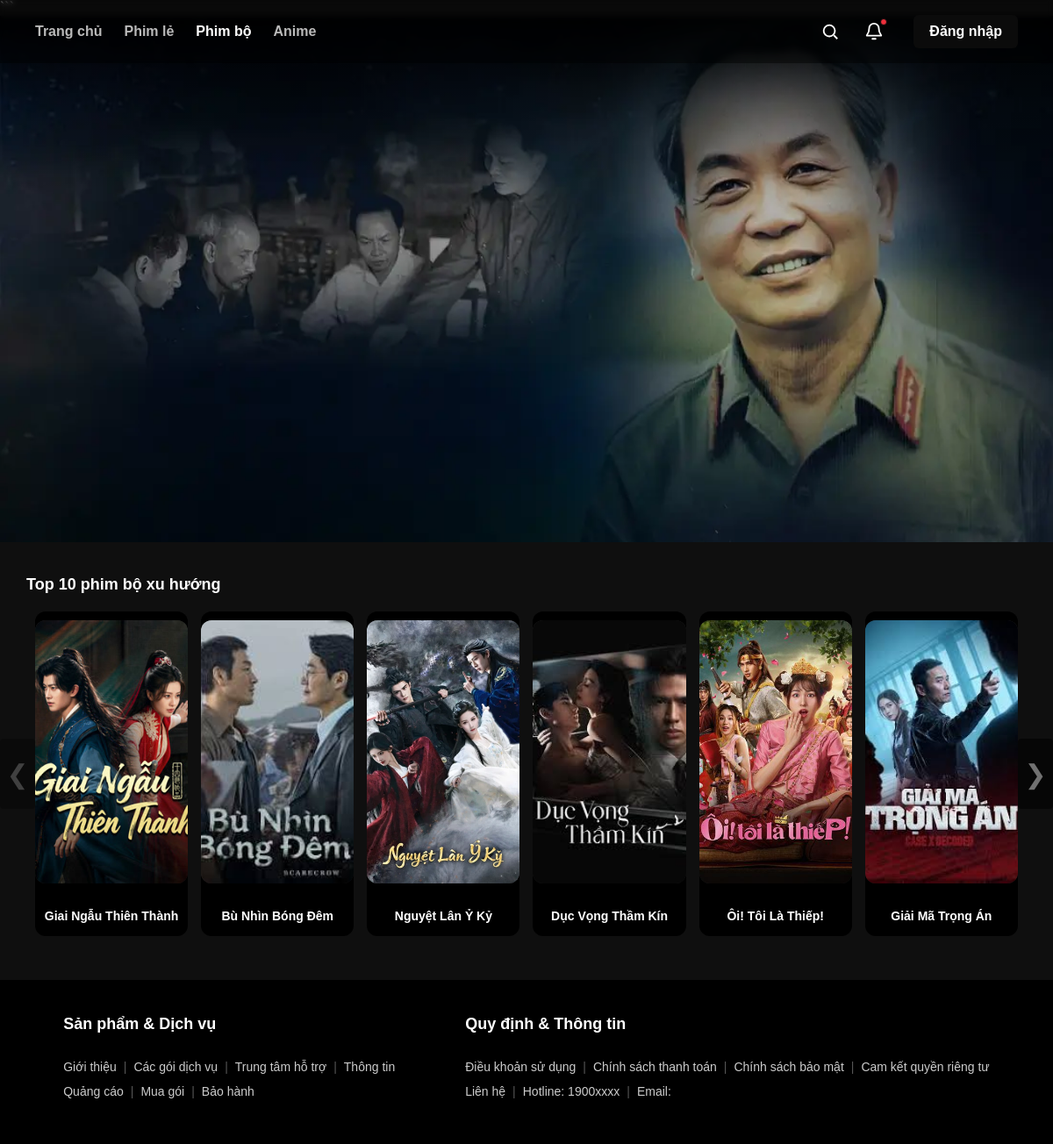
Page /phimbo.php on the committed database.
### tables this page shows
CREATE TABLE `sanpham` (
  `id_sp` int(10) NOT NULL,
  `ten_sp` varchar(50) NOT NULL,
  `anh_sp` varchar(100) NOT NULL,
  `tomtat_sp` varchar(200) NOT NULL,
  `chitiet_sp` text NOT NULL,
  `video_sp` varchar(500) NOT NULL
);

### sanpham.php (the view, shortened to what this page needs)
<!doctype html>
<?php include("connect.php")?>
<html>
<head>
	<link rel="stylesheet" href="css/sanphamm.css">
</head>
<body>
    <div class="header">
        <h4>Top 10 phim bộ xu hướng</h4>
    </div>
    <div class="slider-container">
        <button class="nav-btn prev-btn" onclick="prevSlide()">&#10094;</button>
        <div class="products-wrapper">
            <div class="container" id="productContainer">
                <?php
                $sql = "SELECT * FROM sanpham LIMIT 10";
                $result = $conn->query($sql);
                $products = [];
                if ($result->num_rows > 0) {
                    while ($row = $result->fetch_assoc()) {
                        $products[] = $row;
                    }
                }
                foreach ($products as $product) {
                ?>
                    <div class="product">
                        <a class="product-link"
                        href="xemphim.php?id=<?php echo (int)$product['id_sp']; ?>&nguon=sanpham">
                            <img
                                src="<?php echo htmlspecialchars($product['anh_sp']); ?>"
                                alt="<?php echo htmlspecialchars($product['ten_sp']); ?>"
                            >
                            <div class="title">
                                <?php echo htmlspecialchars($product['ten_sp']); ?>
                            </div>
                        </a>
                    </div>
                <?php
                }
                ?>
            </div>
        </div>
        <button class="nav-btn next-btn" onclick="nextSlide()">&#10095;</button>
    </div>
</body>
</html>

### css/header.css (style rules this page uses)
body { margin: 0; font-family: Arial; background: #0b0b0b; color: white; }

### css/sanphamm.css (style rules this page uses)
* { margin: 0; padding: 0; box-sizing: border-box; }
body { font-family: Arial, Helvetica, sans-serif; background: #0f0f0f; }
.header { max-width: 1400px; margin: 0 auto; padding: 20px; }
.header h4 { color: white; padding-left: 10px; margin-left: 0; font-size: 18px; }
.slider-container { position: relative; max-width: 1400px; margin: 0 auto; overflow: hidden; }
.products-wrapper { overflow: hidden; margin: 0 40px; }
.container { display: flex; transition: transform 0.5s ease; gap: 20px; }
.product { flex: 0 0 calc(16.666% - 17px); position: relative; text-align: center; border-radius: 12px; background: rgb(0, 0, 0); transition: transform 0.3s, box-shadow 0.3s; cursor: pointer; padding-top: 10px; overflow: hidden; }
.product img { width: 100%; height: 300px; object-fit: cover; border-radius: 12px; box-shadow: 0 8px 20px rgba(0, 0, 0, 0.25); background: linear-gradient(135deg, #2c2c2c, #1a1a1a); display: block; margin-bottom: 60px }
.title { position: absolute; bottom: 15px; left: 10px; right: 10px; color: white; font-size: 14px; font-weight: bold; text-shadow: 1px 1px 2px black; z-index: 2; white-space: normal; word-wrap: break-word; }
.nav-btn { position: absolute; top: 50%; transform: translateY(-50%); background: rgba(0, 0, 0, 0.6); color: rgb(113, 113, 113); border: none; width: 40px; height: 80px; font-size: 30px; cursor: pointer; border-radius: 4px; transition: background 0.3s ease; z-index: 10; display: flex; align-items: center; justify-content: center; }
.prev-btn { left: 0; }
.next-btn { right: 0; }
.nav-btn.disabled { opacity: 0.5; cursor: not-allowed; }

### banner.php (style rules this page uses)
* { box-sizing: border-box; }
body { font-family: Verdana, sans-serif; }
img { vertical-align: middle; }

### rows in the picture
sanpham: anh_sp (picture), ten_sp "Giai Ngẫu Thiên Thành"
sanpham: anh_sp (picture), ten_sp "Bù Nhìn Bóng Đêm"
sanpham: anh_sp (picture), ten_sp "Nguyệt Lân Ỷ Kỷ"
sanpham: anh_sp (picture), ten_sp "Dục Vọng Thầm Kín"
sanpham: anh_sp (picture), ten_sp "Ôi! Tôi Là Thiếp!"
sanpham: anh_sp (picture), ten_sp "Giải Mã Trọng Án"
